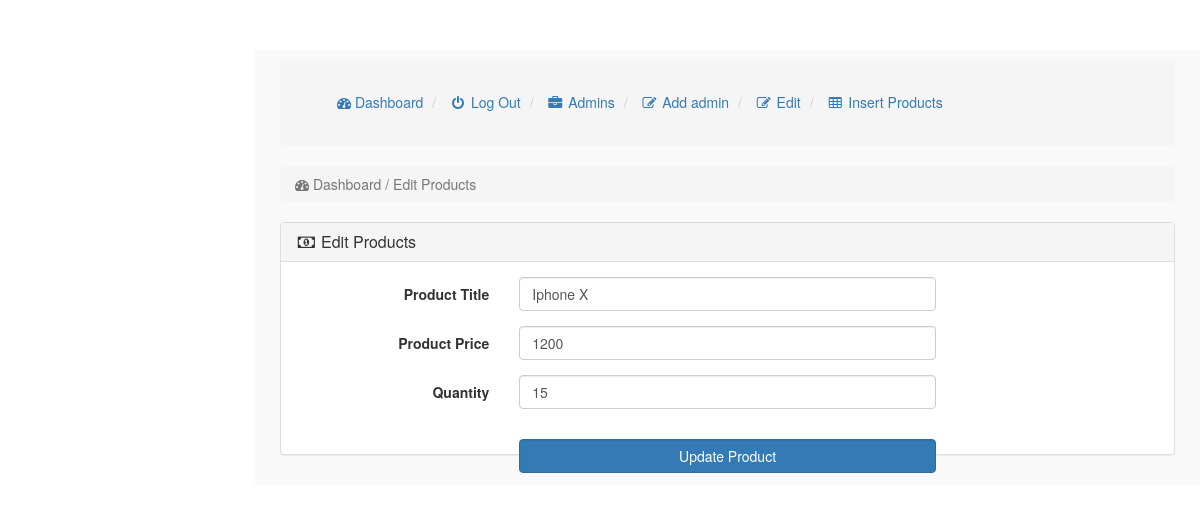
The app's page /admin/index.php?edit_product=1 with its own data.
### tables this page shows
CREATE TABLE `items` (
  `id` int(11) NOT NULL,
  `name` varchar(255) NOT NULL,
  `price` int(11) NOT NULL
);

CREATE TABLE `stock` (
  `id` int(11) NOT NULL,
  `item_id` int(11) NOT NULL,
  `name` varchar(255) NOT NULL,
  `quantity` int(11) NOT NULL
);

### admin/edit_product.php (the view, shortened to what this page needs)
<?php
require("../includes/common.php");
?>
<?php
if(isset($_GET['edit_product'])){
$edit_id = $_GET['edit_product'];
$get_p = "select * from items where id='$edit_id'";
$run_edit = mysqli_query($con,$get_p);
$row_edit = mysqli_fetch_array($run_edit);
$p_title = $row_edit['name'];
$p_price = $row_edit['price'];
$get_s = "select * from stock where item_id='$edit_id'";
$run_edits = mysqli_query($con,$get_s);
$row_edits = mysqli_fetch_array($run_edits);
$p_qty = $row_edits['quantity'];
}
?>
<!DOCTYPE html>
<html>
<head>
</head>
<body>
<div class="row">
<div class="col-lg-12">
<ol class="breadcrumb">
  <li class="active">
    <a href="dashboard.php">
    <i class="fa fa-dashboard" style="padding-left:3em; margin-top:2em; margin-bottom:2em;"></i> Dashboard
    </a>
  </li>
  <li class="active">
    <a href="logout.php">
    <i class="fa fa-fw fa-power-off"> </i> Log Out
    </a>
  </li>
    <li>
    <a href="view_users.php">
    <i class="fa fa-fw fa-briefcase"></i>
    Admins </a>
  </li>
  <li class="active">
    <a href="insert_user.php">
    <i class="fa fa-fw fa-edit"> </i> Add admin
    </a>
  </li>
  <li class="active">
    <a href="index.php?user_profile=<?php echo $admin_id; ?>">
    <i class="fa fa-fw fa-edit"></i> Edit
    </a>
  </li>
  <li>
    <a href="index.php?insert_product">
    <i class="fa fa-fw fa-table"></i>
    Insert Products </a>
  </li>
</ol>
<ol class="breadcrumb">
<li class="active">
<i class="fa fa-dashboard"> </i> Dashboard / Edit Products
</li>
</ol>
</div>
</div>
<div class="row">
<div class="col-lg-12">
<div class="panel panel-default">
<div class="panel-heading">
<h3 class="panel-title">
<i class="fa fa-money fa-fw"></i> Edit Products
</h3>
</div>
<div class="panel-body">
<form class="form-horizontal" method="post" enctype="multipart/form-data">
<div class="form-group" >
<label class="col-md-3 control-label" > Product Title </label>
<div class="col-md-6" >
<input type="text" name="product_title" class="form-control" required value="<?php echo $p_title; ?>">
</div>
</div>
<div class="form-group" >
<label class="col-md-3 control-label" > Product Price </label>
<div class="col-md-6" >
<input type="text" name="product_price" class="form-control" required value="<?php echo $p_price; ?>" >
</div>
</div>
<div class="form-group" >
<label class="col-md-3 control-label" > Quantity </label>
<div class="col-md-6" >
<input type="number" name="product_quantity" class="form-control" required value="<?php echo $p_qty; ?>" >
</div>
</div>
</div>
<div class="form-group" >
<label class="col-md-3 control-label" ></label>
<div class="col-md-6" >
<input type="submit" name="update" value="Update Product" class="btn btn-primary form-control" >
</div>
</div>
</div>
</div>
</div>
</div>
</body>
</html>

### admin/css/style.css (style rules this page uses)
body { margin-top:100px; }
@media (min-width: 768px) { body { margin-top:50px; } }
.panel-body { border-radius:5px; }

### records on screen
items: product_title "Iphone X", product_price "1200"
stock: product_quantity "15"
